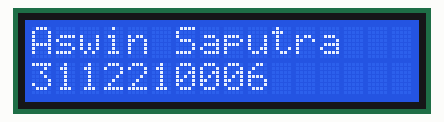
The sketch below on a simulated Arduino Uno, built with avr-gcc and run on an emulated ATmega328P. Shown: 16×2 character LCD.

Above: at 0.1 s.
At 0.6 s:
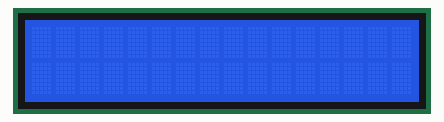
At 1.1 s:
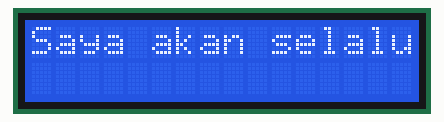
At 1.87 s:
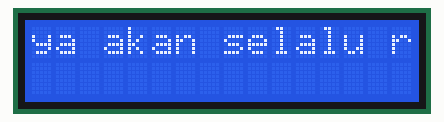
At 2.67 s:
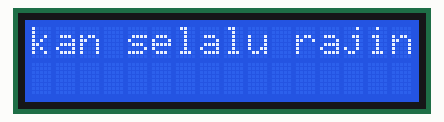
At 4.48 s:
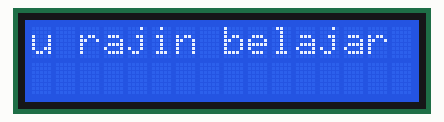

The sketch:

program_praktikum_8.ino
```cpp
// Sketch uses 2076 bytes (6%) of program storage space. Maximum is 30720 bytes.
// Global variables use 101 bytes (4%)

#include <LiquidCrystal.h>
#define LCD_RS 7
#define LCD_EN 6
#define LCD0_D4 5
#define LCD0_D5 4
#define LCD0_D6 3
#define LCD0_D7 2
#define MYNAME "Aswin Saputra"
#define MYID "3112210006"
#define TEXT "Saya akan selalu rajin belajar"

LiquidCrystal LCD0(
  LCD_RS,
  LCD_EN,
  LCD0_D4,
  LCD0_D5,
  LCD0_D6,
  LCD0_D7);

void setup() {
  LCD0.begin(16, 2);
}

void loop() {

    LCD0.setCursor(0, 0);
    LCD0.print(MYNAME);
    LCD0.setCursor(0, 1);
    LCD0.print(MYID);
    delay(500); /*display text 500 ms*/
    LCD0.clear();
    delay(500); /*Blank 500 ms*/

/* Display another text*/

    LCD0.setCursor(0, 0);
    LCD0.print(TEXT);
  delay(500);
    for(int ii = 0 ; ii <= ((strlen(TEXT))-16) ; ++ii){
    LCD0.scrollDisplayLeft();
    delay(200);
    }
    LCD0.clear();
    delay(10);

}
```

Measured:
- by itself, everything shown: repeats every 4.5 s, in 18 steps
- what the display in image 1 shows lasts 0.5 s, from 0.6 s to 1.1 s
